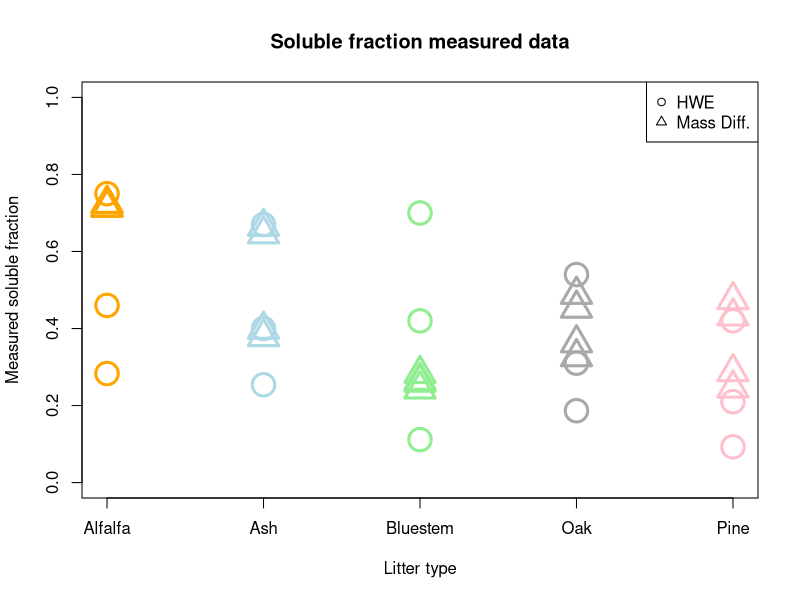
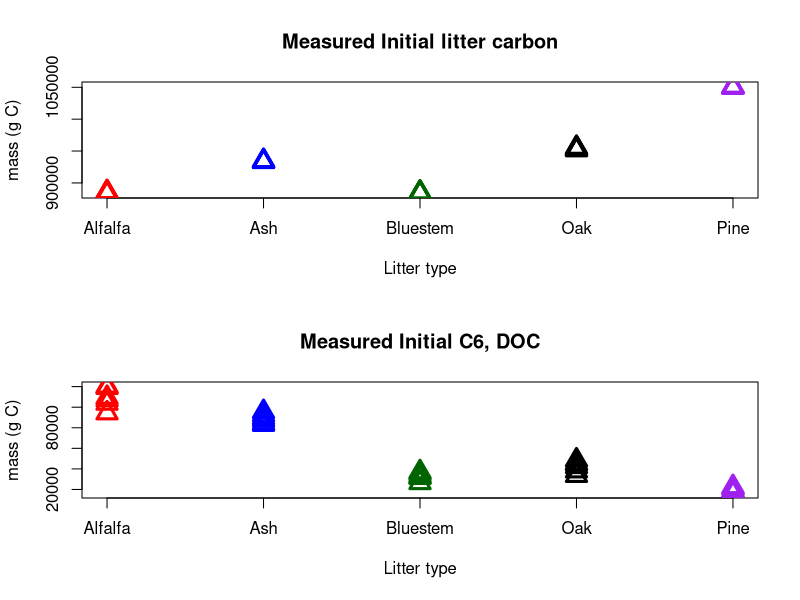
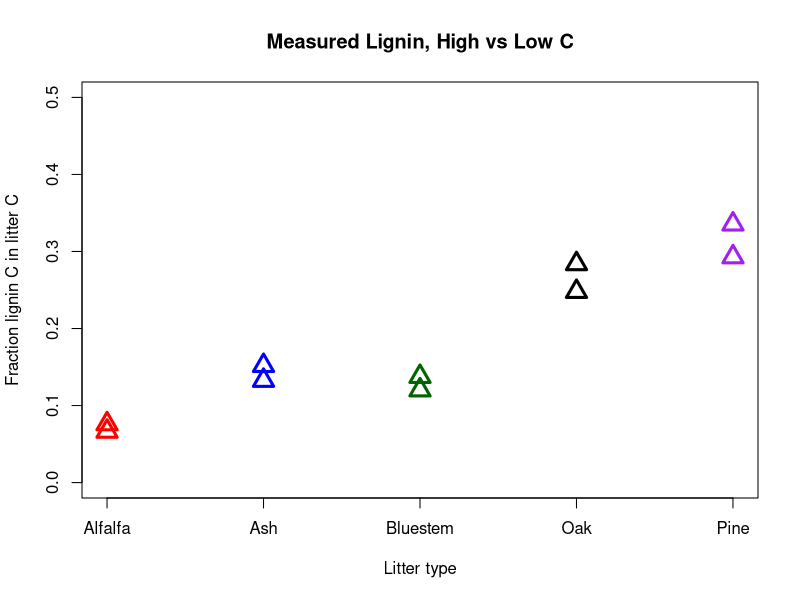
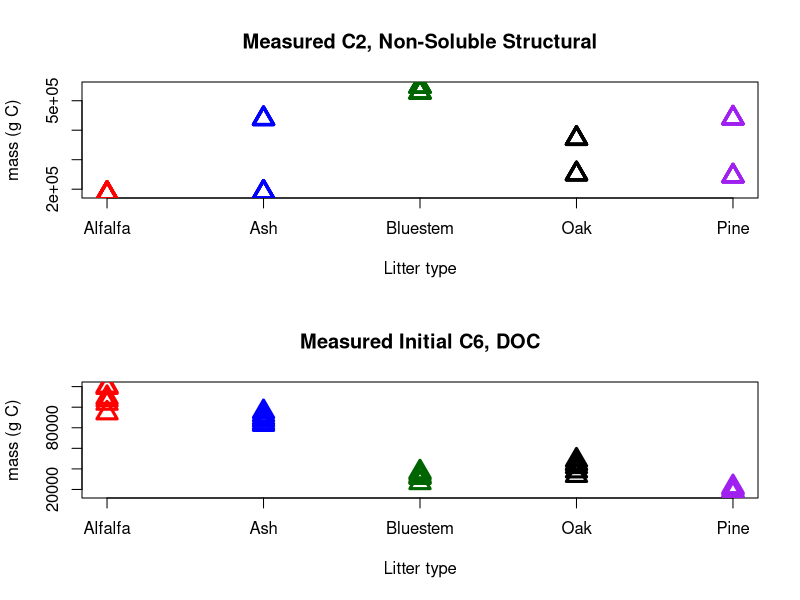

R code for these plots, in order:
##########ALL DATA UPLOAD########
#Upload all data for Initial conditions
#Nell Campbell
#Created 11/17/14
#################################

litter_nam=c("Alfalfa", "Ash", "Bluestem", "Oak", "Pine")

#load data
HWE=read.csv("HWE.csv", header=TRUE, sep=",", stringsAsFactors=FALSE)
DIFF=read.csv("DIFF.csv", header=TRUE, sep=",", stringsAsFactors=FALSE)
C6alpha=read.csv("C6alpha.csv", header=TRUE, sep=",", stringsAsFactors=FALSE)
C1_3alpha=read.csv("C1_3alpha.csv", header=TRUE, sep=",", stringsAsFactors=FALSE)
LIG=read.csv("LIG.csv", header=TRUE, sep=",", stringsAsFactors=FALSE)
C2alpha=read.csv("C2alpha.csv", header=TRUE, sep=",", stringsAsFactors=FALSE)

#create list of fraction soluble measurements
y_Fs=list(as.matrix(HWE[,2:ncol(HWE)]/100),as.matrix(DIFF[,2:ncol(DIFF)]/100))
#create list of all data
data_real_all=list(y_Fs, as.matrix(C1_3alpha[,2:ncol(C1_3alpha)]), 
                   as.matrix(C6alpha[,2:ncol(C6alpha)]),
                   as.matrix(LIG[,2:ncol(LIG)])/100,
                   as.matrix(C2alpha[,2:ncol(C2alpha)]))
names(data_real_all)<-c("y_Fs", "y_C1_3", "y_C6alph", "LIG", "C2alpha")

rownames(data_real_all$y_Fs[[1]])<-litter_nam
rownames(data_real_all$y_Fs[[2]])<-litter_nam
rownames(data_real_all$y_C1_3)<-litter_nam
rownames(data_real_all$y_C6alph)<-litter_nam
rownames(data_real_all$LIG)<-litter_nam
rownames(data_real_all$C2alpha)<-litter_nam

par(mfrow=c(1,1))
#plot of measured data for soluble fraction, HWE and by mass difference
plot(data_real_all$y_Fs[[1]][,1], col=c("orange", "lightblue", "lightgreen", "darkgrey", "pink"), type="p", 
     pch=1, main="Soluble fraction measured data", ylab="Measured soluble fraction",
     ylim=c(0,1), xaxt="n", cex=3, xlab="Litter type", lwd=3)
axis(1,1:5,label=litter_nam)
for(s in 2:ncol(data_real_all$y_Fs[[1]])){
  points(data_real_all$y_Fs[[1]][,s], col=c("orange", "lightblue", "lightgreen", "darkgrey", "pink"), 
         type="p", pch=1, cex=3, lwd=3)
}
#points for mass difference-based measurements
for(s in 1:ncol(data_real_all$y_Fs[[2]])){
  points(data_real_all$y_Fs[[2]][,s], col=c("orange", "lightblue", "lightgreen", "darkgrey", "pink"), type="p", pch=2, 
         cex=3, lwd=3)
}
legend("topright", legend=c("HWE", "Mass Diff."), pch=c(1, 2))

par(mfrow=c(2,1))
#plot of measured data for mass
plot(data_real_all$y_C1_3[,1], col=c("red", "blue", "darkgreen", "black", "purple"), type="p", 
     main="Measured Initial litter carbon", ylab="mass (g C)", lwd=3,
     xaxt="n", xlab="Litter type", cex=2, pch=2, ylim=c(min(data_real_all$y_C1_3)-10, max(data_real_all$y_C1_3)+10))
axis(1,1:5,label=litter_nam)
for(s in 2:ncol(data_real_all$y_C1_3)){
  points(data_real_all$y_C1_3[,s], col=c("red", "blue", "darkgreen", "black", "purple"), 
         type="p", cex=2, pch=2, lwd=3)
}

#plot of measured data for initial C6 DOC
plot(data_real_all$y_C6alph[,1], col=c("red", "blue", "darkgreen", "black", "purple"), type="p", 
     main="Measured Initial C6, DOC", ylab="mass (g C)", lwd=3,
     xaxt="n", xlab="Litter type", cex=2, pch=2, ylim=c(min(data_real_all$y_C6alph)-10, max(data_real_all$y_C6alph)+10))
axis(1,1:5,label=litter_nam)
for(s in 2:ncol(data_real_all$y_C6alph)){
  points(data_real_all$y_C6alph[,s], col=c("red", "blue", "darkgreen", "black", "purple"), 
         type="p", cex=2, pch=2, lwd=3)
}

#plot measured data for lignin by litter
par(mfrow=c(1,1))
plot(data_real_all$LIG[,1], col=c("red", "blue", "darkgreen", "black", "purple"), type="p", 
     main="Measured Lignin, High vs Low C", ylab="Fraction lignin C in litter C",
     xaxt="n", xlab="Litter type", cex=2, pch=2, ylim=c(0,.5), lwd=3)
axis(1,1:5,label=litter_nam)
for(s in 2:ncol(data_real_all$LIG)){
  points(data_real_all$LIG[,s], col=c("red", "blue", "darkgreen", "black", "purple"), 
         type="p", cex=2, pch=2, lwd=3)
}

par(mfrow=c(2,1))
#plot measured data for C2 (non-soluble, structural) by litter
plot(data_real_all$C2alpha[,1], col=c("red", "blue", "darkgreen", "black", "purple"), type="p", 
     main="Measured C2, Non-Soluble Structural", ylab="mass (g C)",
     xaxt="n", xlab="Litter type", cex=2, pch=2, lwd=3,
     ylim=c(min(data_real_all$C2alpha)-10, max(data_real_all$C2alpha)+10))
axis(1,1:5,label=litter_nam)
for(s in 2:ncol(data_real_all$C2alpha)){
  points(data_real_all$C2alpha[,s], col=c("red", "blue", "darkgreen", "black", "purple"), 
         type="p", cex=2, pch=2, lwd=3)
}

#plot of measured data for initial C6 DOC
plot(data_real_all$y_C6alph[,1], col=c("red", "blue", "darkgreen", "black", "purple"), type="p", 
     main="Measured Initial C6, DOC", ylab="mass (g C)", lwd=3,
     xaxt="n", xlab="Litter type", cex=2, pch=2, ylim=c(min(data_real_all$y_C6alph)-10, max(data_real_all$y_C6alph)+10))
axis(1,1:5,label=litter_nam)
for(s in 2:ncol(data_real_all$y_C6alph)){
  points(data_real_all$y_C6alph[,s], col=c("red", "blue", "darkgreen", "black", "purple"), 
         type="p", cex=2, pch=2, lwd=3)
}